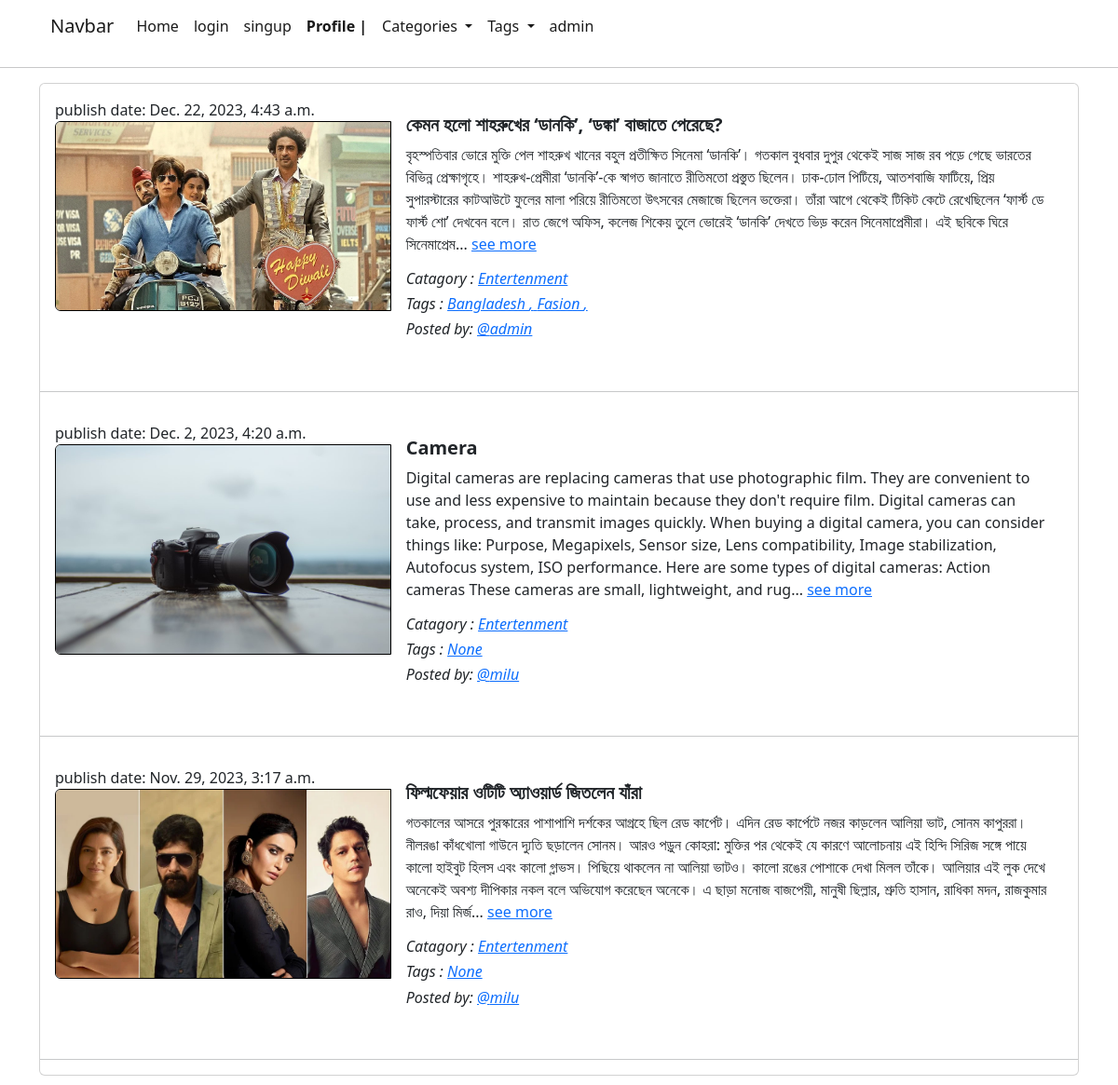
The page /blogs_by_category/entertenment/ on the database its author committed.
### App_Blog/models.py (models this page shows, shortened)
class Blog(models.Model):
    author = models.ForeignKey(
        User, related_name='post_author', on_delete=models.CASCADE)
    catagori_name = models.ForeignKey(
        Catagory, related_name='catagori_blog', on_delete=models.CASCADE, blank=True, null=True)
    blog_title = models.CharField(max_length=1000)
    tags = models.ManyToManyField(Tag,blank=True, related_name='tag_blogs')
    slug = AutoSlugField(populate_from='blog_title', unique=True)
    blog_content = models.TextField(blank=True, null=True)
    blog_image = models.ImageField(
        upload_to='Uploaded/Blog_App/Blog_Posts_Image')
    publish_date = models.DateTimeField(auto_now_add=True)
    updated_at = models.DateTimeField(auto_now=True)
    def __str__(self):
        return f'{self.blog_title} , Author: {str(self.author)}'
    class Meta:
        ordering = ['-publish_date']
        verbose_name = 'Blog'
        verbose_name_plural = 'Blogs'

class Catagory(models.Model):
    name = models.CharField(max_length=50, blank=True, null=True)
    slug = models.SlugField(blank=True, null=True)
    def __str__(self):
        return self.name
    class Meta:
        verbose_name = 'Catagory'
        verbose_name_plural = 'Catagories'

class Tag(models.Model):
    name = models.CharField(max_length=50, blank=True, null=True)
    slug = models.SlugField(blank=True, null=True)

### App_Blog/views.py (the view)
# urls.py: path('blogs_by_category/<slug:slug>/', views.blogs_by_category, name='blogs_by_category'),
def blogs_by_category(request, slug):
    category = Catagory.objects.get(slug=slug)
    blogs = Blog.objects.filter(catagori_name=category.pk)
    print(blogs)
    context = {
        'category': category,
        'blogs': blogs,
    }
    return render(request, 'App_Blog/blogs_by_category.html', context)

### App_Blog/context_processors.py (called while the page is built)
def get_all_categories(request):
    categories = Catagory.objects.all().order_by('name')
    return {'all_categories': categories}

def get_all_tags(request):
    tags = Tag.objects.all().order_by('name')
    return {'all_tags': tags}

### App_Blog/templatetags/custom_tags.py (called while the page is built)
def letter_range(value):
    return value[0:500]+ '...'

### templates/App_Blog/blogs_by_category.html (shortened to what this page needs)
{% extends "Base/base.html" %}
{% load custom_tags %}
{% block content %}
<div class="card mb-3">
    {% if blogs.all.count > 0 %}
    {% for i in blogs %}
    <div class="row g-0 p-3">
      <div class="col-md-4">
        publish date: {{i.publish_date}}
        <img src="{{i.blog_image.url}}" style="border: 1px solid black;" class="img-fluid rounded-start" alt="...">
      </div>
      <div class="col-md-8">
        <div class="card-body">
          <h5 class="card-title"> <b>{{i.blog_title}}</b></h5>
          <p class="card-text">{{i.blog_content|range_filter}} <a href="{% url 'blogdetails' i.slug %}">see more</a></p>
          <h6> <i> Catagory : <a href="#">{{i.catagori_name}}</a></i></h6>
          {% if i.tags.all.count > 0 %}
          <h6><i>Tags : {% for tag in i.tags.all %}<a href="#"> {{tag.name}} ,</a>{% endfor %}</i></h6>
          {% else %}
          <h6><i>Tags : <a href="#">None</a></i></h6>
          {% endif %}
          <h6> <i> Posted by: <a href="#">@{{i.author}}</a></i></h6>
        </div>
      </div>
    </div>
    <hr>
    {% endfor %}
    {% else %}
   <center>
<h1>No Blog Found</h1>
   </center>
    {% endif %}
  </div>
{% endblock content %}

### rows shown on the page
Blog: publish_date "Dec. 22, 2023, 4:43 a.m.", blog_image (picture), blog_title "কেমন হলো শাহরুখের ‘ডানকি’, ‘ডঙ্কা’ বাজাতে পেরেছে?", blog_content|range_filter "বৃহস্পতিবার ভোরে মুক্তি পেল শাহরুখ খানের বহুল প্রতীক্ষিত সিনেমা ‘ডানকি’। গতকাল বুধবার দুপুর থেকেই সাজ সাজ রব পড়ে গেছে ভারতের বিভিন্ন প্রেক্ষাগৃহে। শাহরুখ-প্রেমীরা ‘ডানকি’-কে স্বাগত জানাতে রীতিমতো প্রস্তুত ছিলেন। ঢাক-ঢোল পিটিয়ে, আতশবাজি ফাটিয়ে, প্রিয় সুপারস্টারের কাটআউটে ফুলের মালা পরিয়ে রীতিমতো উৎসবের মেজাজে ছিলেন ভক্তেরা। তাঁরা আগে থেকেই টিকিট কেটে রেখেছিলেন ‘ফার্স্ট ডে ফার্স্ট শো’ দেখবেন বলে। রাত জেগে অফিস, কলেজ শিকেয় তুলে ভোরেই ‘ডানকি’ দেখতে ভিড় করেন সিনেমাপ্রেমীরা। এই ছবিকে ঘিরে সিনেমাপ্রেম...", catagori_name "Entertenment", author "admin"
Tag: name "Bangladesh"
Tag: name "Fasion"
Blog: publish_date "Dec. 2, 2023, 4:20 a.m.", blog_image (picture), blog_title "Camera", blog_content|range_filter "Digital cameras are replacing cameras that use photographic film. They are convenient to use and less expensive to maintain because they don't require film. Digital cameras can take, process, and transmit images quickly. When buying a digital camera, you can consider things like: Purpose, Megapixels, Sensor size, Lens compatibility, Image stabilization, Autofocus system, ISO performance. Here are some types of digital cameras: Action cameras These cameras are small, lightweight, and rug...", catagori_name "Entertenment", shows "Tags :", author "milu"
Blog: publish_date "Nov. 29, 2023, 3:17 a.m.", blog_image (picture), blog_title "ফিল্মফেয়ার ওটিটি অ্যাওয়ার্ড জিতলেন যাঁরা", blog_content|range_filter "গতকালের আসরে পুরস্কারের পাশাপাশি দর্শকের আগ্রহে ছিল রেড কার্পেট। এদিন রেড কার্পেটে নজর কাড়লেন আলিয়া ভাট, সোনম কাপুররা। নীলরঙা কাঁধখোলা গাউনে দ্যুতি ছড়ালেন সোনম। আরও পড়ুন কোহরা: মুক্তির পর থেকেই যে কারণে আলোচনায় এই হিন্দি সিরিজ সঙ্গে পায়ে কালো হাইবুট হিলস এবং কালো গ্লাভস। পিছিয়ে থাকলেন না আলিয়া ভাটও। কালো রঙের পোশাকে দেখা মিলল তাঁকে। আলিয়ার এই লুক দেখে অনেকেই অবশ্য দীপিকার নকল বলে অভিযোগ করেছেন অনেকে। এ ছাড়া মনোজ বাজপেয়ী, মানুষী ছিল্লার, শ্রুতি হাসান, রাধিকা মদন, রাজকুমার রাও, দিয়া মির্জ...", catagori_name "Entertenment", shows "Tags :", author "milu"
